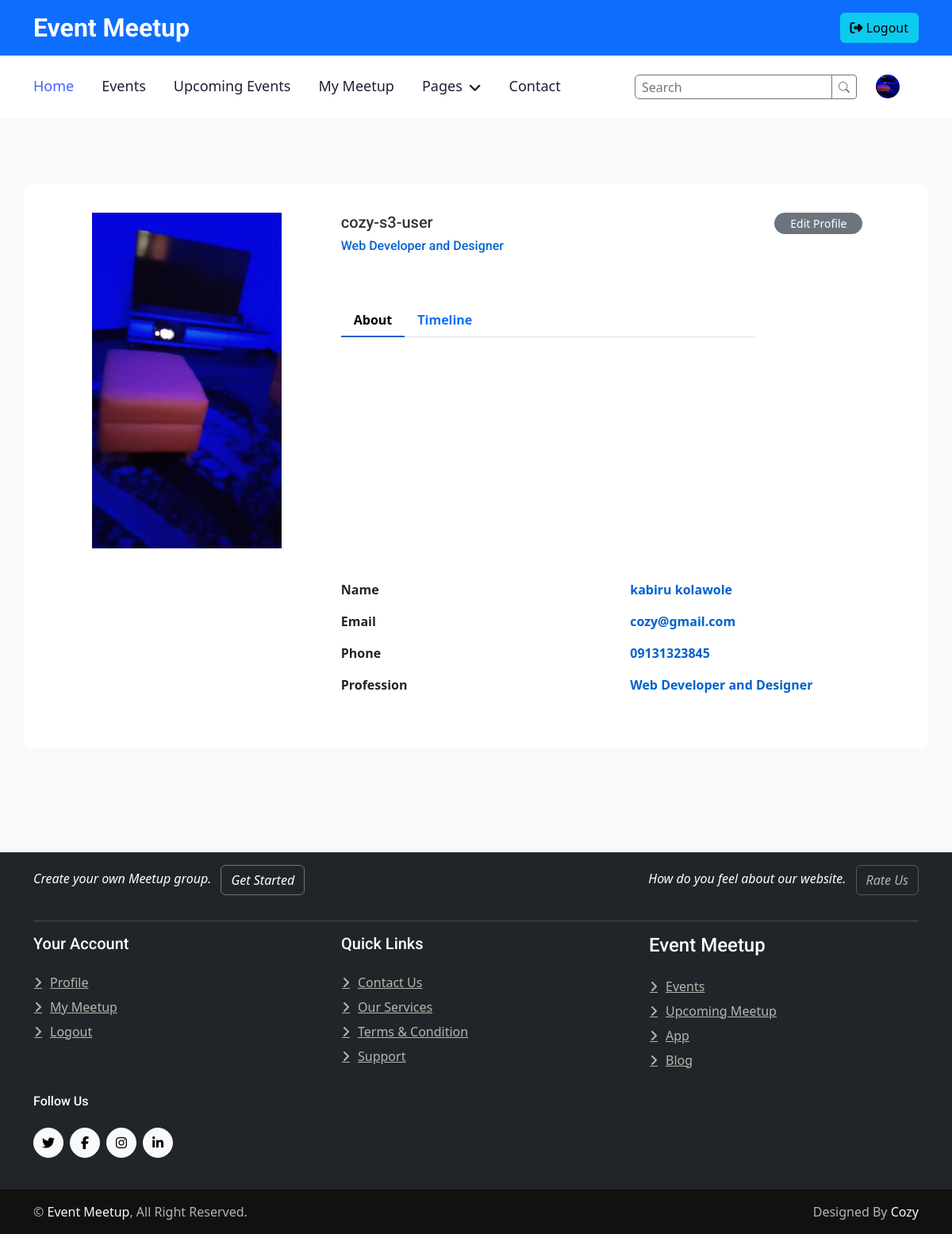
The app's page /profile (signed in) with its own data.
### meetup/models.py (models this page shows)
class myUser(AbstractUser):
    name = models.CharField(max_length=200, null= True)
    email = models.EmailField(unique=True, null=True)
    bio = models.TextField( null=True)
    image = models.ImageField(null=True)
    mobile_number = models.CharField(max_length=15, blank=True, null=True)
    birth_date = models.DateField(null=True, blank=True)
    profession = models.CharField(max_length=200, null=True, blank=True)
    USERNAME_FIELD = 'email'
    REQUIRED_FIELDS = []

### meetup/views.py (the view)
# urls.py: path('profile', views.profile, name='user_profile'),
def profile(request):
    return render(request, 'meetup/profile.html')

### meetup/templates/meetup/profile.html (shortened to what this page needs)
{% extends 'meetup/partials/base.html' %}
{%load static%}
{% block content %}
    <div class="container-xxl py-5">
        <div class="container emp-profile">
            <form method="post">
                <div class="row">
                    <div class="col-md-4">
                        <div class="profile-img">
                            <img src="{{user.image.url}}" alt="..."/>
                        </div>
                    </div>
                    <div class="col-md-6">
                        <div class="profile-head">
                            <h5>
                                {{user.username}}
                            </h5>
                            <h6>
                                {{user.profession}}
                            </h6>
                            <ul class="nav nav-tabs" id="myTab" role="tablist">
                                <li class="nav-item">
                                    <a class="nav-link active" id="home-tab" data-toggle="tab" href="" role="tab" aria-controls="home" aria-selected="true">About</a>
                                </li>
                                <li class="nav-item">
                                    <a class="nav-link" id="profile-tab" data-toggle="tab" href="#profile" role="tab" aria-controls="profile" aria-selected="false">Timeline</a>
                                </li>
                            </ul>
                        </div>
                    </div>
                    <div class="col-md-2">
                        <a class="profile-edit-btn btn btn-secondary btn-sm rounded-pill text-white" href="{% url 'meetup_profile_update' %}" name="btnAddMore" >Edit Profile</a>
                    </div>
                </div>
                <div class="row">
                    <div class="col-md-4"></div>
                    <div class="col-md-8">
                        <div class="tab-content profile-tab py-3" id="myTabContent">
                            <div class="tab-pane fade show active" id="" role="tabpanel" aria-labelledby="home-tab">
                                <div class="row">
                                    <div class="col-md-6">
                                        <label>Name</label>
                                    </div>
                                    <div class="col-md-6">
                                        <p>{{user.name}}</p>
                                    </div>
                                </div>
                                <div class="row">
                                    <div class="col-md-6">
                                        <label>Email</label>
                                    </div>
                                    <div class="col-md-6">
                                        <p class="d-block">{{user.email}}</p>
                                    </div>
                                </div>
                                <div class="row">
                                    <div class="col-md-6">
                                        <label>Phone</label>
                                    </div>
                                    <div class="col-md-6">
                                        <p>{{user.mobile_number}}</p>
                                    </div>
                                </div>
                                <div class="row">
                                    <div class="col-md-6">
                                        <label>Profession</label>
                                    </div>
                                    <div class="col-md-6">
                                        <p>{{user.profession}}</p>
                                    </div>
                                </div>
                            </div>
                        </div>
                    </div>
                </div>
            </form>
        </div>
    </div>
{% endblock content %}

### meetup/templates/meetup/partials/nav.html (shortened to what this page needs)
<div class="container-fluid bg-primary text-white d-none d-lg-flex">
    <div class="container py-3">
        <div class="d-flex align-items-center">
            <a href="{% url 'meetup-index' %}">
                <h2 class="text-white fw-bold m-0">Event Meetup</h2>
            </a>
            <div class="ms-auto d-flex align-items-center">
                {%if request.user.is_authenticated%}
                <a class="btn btn-info" href="{% url 'meetup_logout' %}"><i class=" fa fa-right-from-bracket"></i> Logout</a>
                {%else%}
                <span><a href="{% url 'meetup_login' %}" class="btn btn-primary rounded-start-pill py-2">Sign In</a></span>
                <a href="{% url 'meetup_register' %}" class="btn btn-light rounded-end-pill py-2">Sign Up</a>
                {%endif%}
            </div>
        </div>
    </div>
</div>
<div class="container-fluid bg-white sticky-top">
    <div class="container">
        <nav class="navbar navbar-expand-lg bg-white navbar-light p-lg-0 align-items-center">
            <div class="collapse navbar-collapse justify-content-between" id="navbarCollapse">
                <div class="navbar-nav">
                    {%if request.user.is_authenticated%}
                    <a href="{% url 'meetup-index' %}" class="nav-item nav-link active">Home</a>
                    <a href="{% url 'meetup-event' %}" class="nav-item nav-link">Events</a>
                    <a href="{% url 'upcoming_meetup'%}" class="nav-item nav-link">Upcoming Events</a>
                    <a href="{% url 'user-meetup' request.user.id %}" class="nav-item nav-link">My Meetup</a>
                    <div class="nav-item dropdown">
                        <a href="#" class="nav-link dropdown-toggle" data-bs-toggle="dropdown">Pages</a>
                    </div>
                    <a href="{% url 'meetup_contact'%}" class="nav-item nav-link">Contact</a>
                    {% endif %}
                </div>
                <div class="ms-auto d-lg-flex d-none">
                    <form action="" method="GET" class="ms-auto">
                        <div class="ms-auto d-flex input-group-sm input-group">
                            <input type="search" class="form-group rounded-start border border-secondary  px-2" name="search" placeholder="Search" aria-describedby="button-addon">
                            <button class="btn btn-outline-secondary btn-sm bi-search" type="submit" id="button-addon"></button>
                        </div>
                    </form>
                    {% if request.user.is_authenticated %}
                    <div class="ms-auto d-lg-flex d-none">
                        <a href="{% url 'user_profile' %}" class="dropdown-item text-end mx-4">
                            <img src="{{user.image.url}}" alt="" class="rounded-circle" style="height: 30px; width:30px;">
                        </a>
                    </div>
                    {% endif %}
               </div>
            </div>
        </nav>
    </div>
</div>

### meetup/static/meetup/css/style.css (style rules this page uses)
:root { --primary: #4761FF; --secondary: #555555; --light: #F1F3FA; --dark: #1C2035; }
.btn { transition: .5s; font-weight: 500; }
.btn-secondary, .btn-outline-secondary:hover { color: var(--dark); }
.sticky-top { top: -100px; transition: .5s; }
.navbar .navbar-nav .nav-link { margin-right: 35px; padding: 25px 0; color: var(--dark); font-size: 18px; font-weight: 500; outline: none; }
.navbar .navbar-nav .nav-link:hover, .navbar .navbar-nav .nav-link.active { color: var(--primary); }
.navbar .dropdown-toggle::after { border: none; content: "\f107"; font-family: "Font Awesome 5 Free"; font-weight: 900; vertical-align: middle; margin-left: 8px; }
.emp-profile { padding: 3%; margin-top: 3%; margin-bottom: 3%; border-radius: 0.5rem; background: #fff; }
.profile-img { text-align: center; }
.profile-img img { width: 70%; height: 80%; }
.profile-head h5 { color: #333; }
.profile-head h6 { color: #0062cc; }
.profile-edit-btn { border: none; border-radius: 1.5rem; width: 70%; padding: 2%; color: #6c757d; cursor: pointer; }
.profile-head .nav-tabs { margin-bottom:5%; }
.profile-head .nav-tabs .nav-link { font-weight:600; border: none; }
.profile-head .nav-tabs .nav-link.active { border: none; border-bottom:2px solid #0062cc; }
.profile-tab label { font-weight: 600; }
.profile-tab p { font-weight: 600; color: #0062cc; }

### records on screen
myUser: image (picture), username "cozy-s3-user", profession "Web Developer and Designer", name "kabiru kolawole", email "cozy@gmail.com", mobile_number "09131323845"
